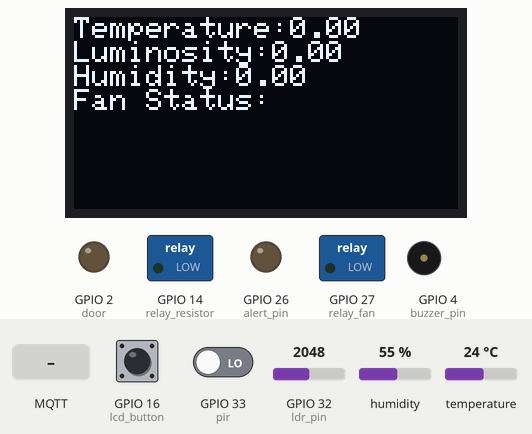
This sketch was run on a simulated ESP32. On the bench: 128×64 one-colour display, switched loads named in the sketch (green lamp = pin HIGH), output pins drawn as LEDs (lit = HIGH), buzzer (waves = sounding). Dashed ring = blinking. The inputs (shaded band) are chosen by the test bench; at power-on: GPIO 33 (pir) LOW, GPIO 32 (ldr_pin) = 2048, GPIO 16 (lcd_button) HIGH, humidity 55 %, temperature 24 °C. WiFi joins after 1.5 s; servers stay silent unless stated; the display library's start-up logo is not drawn; no MQTT or app messages arrive unless stated; what the sketch prints to the serial monitor is not drawn.

Above: at 12.0 s.
12.1 s: GPIO 33 (pir) driven HIGH
At 15.8 s:
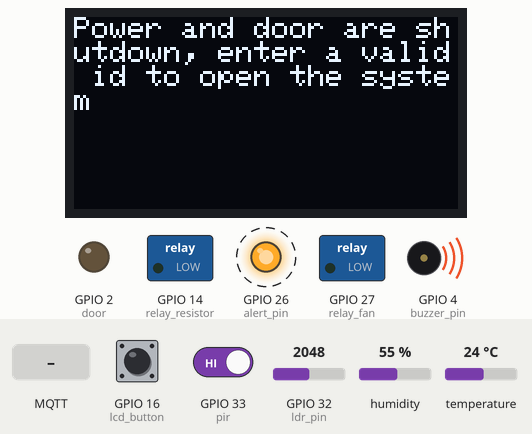
16.1 s: MQTT message "power" arrives on the first subscribed topic
At 19.8 s:
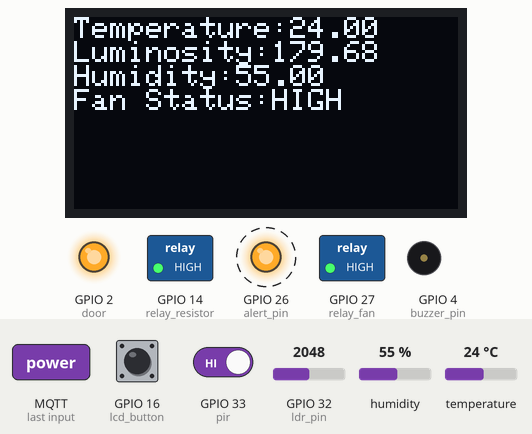
20.1 s: MQTT message "t_treshold" arrives on the first subscribed topic
At 23.9 s:
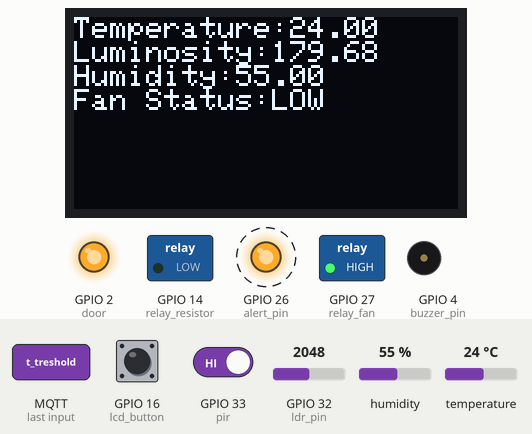
24.1 s: GPIO 32 (ldr_pin) set to 0
At 27.9 s:
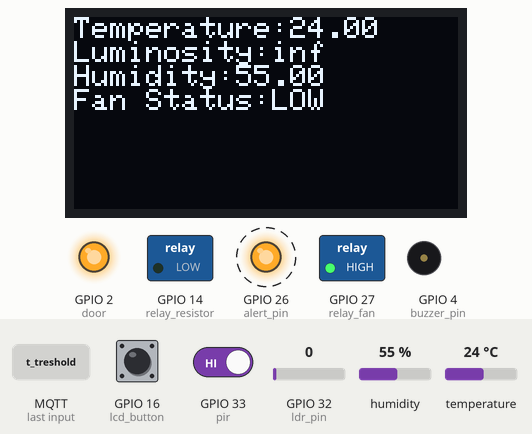
28.1 s: GPIO 32 (ldr_pin) set to 4095
At 32.0 s:
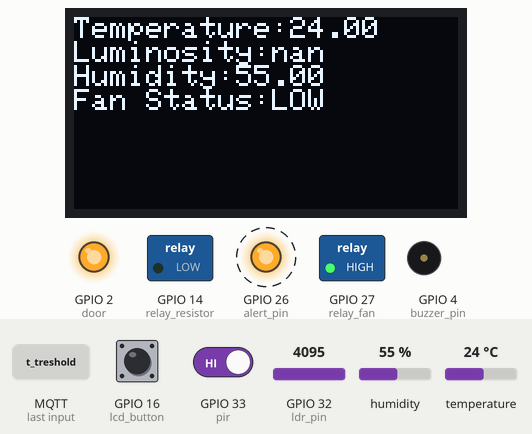
32.1 s: MQTT message "637" arrives on the first subscribed topic
At 36.8 s:
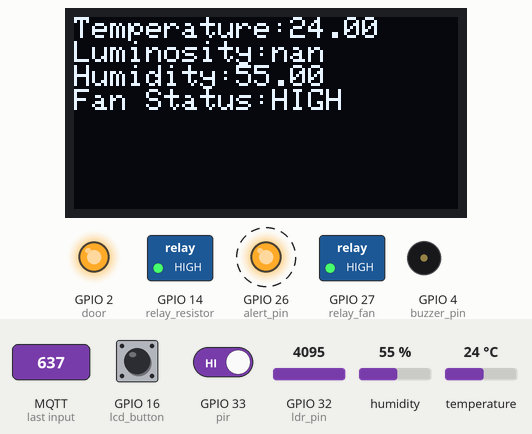
Timing chart, 0 to 37.1 s (numbered marks = the images above; inputs shaded):
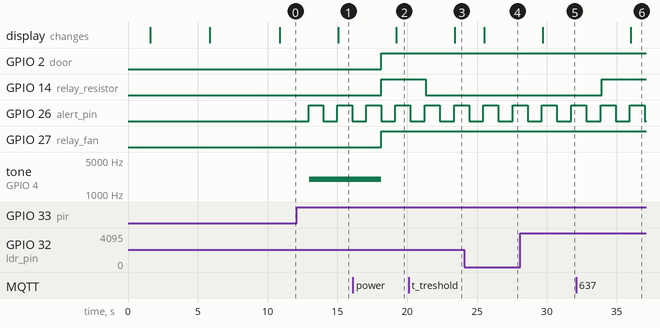

Measured:
- after the input at 12.1 s, GPIO 26 (alert_pin): alternates HIGH for 1.1 s and LOW for 1.0 s, starting after 0.83 s; tone on GPIO 4 (buzzer_pin): silent → 2000 Hz after 0.88 s; the display: changes after 2.9 s (image 1)
- after the input at 16.1 s, GPIO 2 (door), GPIO 14 (relay_resistor), GPIO 27 (relay_fan): LOW → HIGH after 2.0 s; tone on GPIO 4 (buzzer_pin): 2000 Hz → silent after 2.0 s; the display: changes after 3.1 s (image 2)
- after the input at 20.1 s, GPIO 14 (relay_resistor): HIGH → LOW after 1.2 s; the display: changes after 3.3 s (image 3)
- after the input at 24.1 s, the display: changes after 1.4 s (image 4)
- after the input at 28.1 s, the display: changes after 1.6 s (image 5)
- after the input at 32.1 s, GPIO 14 (relay_resistor): LOW → HIGH after 1.8 s; the display: changes after 3.9 s (image 6)

The sketch:

ESP32_CODE.ino
```cpp
#include "Arduino.h"
#include "DHTesp.h"
#include <SD.h>
#include <Adafruit_GFX.h>
#include <Adafruit_SH110X.h>
#include <Wire.h>
#include <SPI.h>
#include <MFRC522.h>
#include <WiFi.h>
#include <PubSubClient.h>
#define SPI_SPEED SD_SCK_MHZ(4)
#define SS_PIN 5
#define RST_PIN 9
File root;
DHTesp dhtSensor;
File myFile;
Adafruit_SH1107 display = Adafruit_SH1107(64, 128, &Wire);
MFRC522 rfid(SS_PIN, RST_PIN); // Instance of the class
WiFiClient espClient;
PubSubClient client(espClient);
//RC522-SPI
//SDA-GPIO5
//MISO-GPIO19
//MOSI-GPIO23
//SCK-GPIO18
//RST-EN-Pin9


byte nuidPICC[4];
unsigned long int code1 = 0;

//char filename[] = "/filename.CSV";
//const int chipSelect = 5;
const char *subscription = "t_treshold";
const int DHT_PIN = 15;
const int door = 2;
const int buzzer_pin=4;
const int relay_fan = 27;
const int relay_resistor = 14;
const int pir = 33;
const int alert_pin = 26;
const int lcd_button=16;
const int inc_button=17;
const int dec_button=35;
const int ldr_pin=32;
float temp=0;
float hum=0;
float voltage ;
float resistance;
float lux;
byte *buffer;
byte bufferSize;
int detection_var = 0;
int pirState = LOW;
int rfid_var = LOW;
int display_state = 0;
int display_mode = 0;
int lastMillis = 0;
int lastMillis_2 = 0;
int lastMillis_3 = 0;
int lastMillis_4 = 0;
int lastMillis_5 = 0;
int lastMillis_6= 0;
int lastMillis_7 = 0;
int lastMillis_8= 0;
int lastMillis_9= 0;
int lastMillis_10= 0;
int time_sent=0;
int time_received=0;
int latency=0;
volatile float temp_threshold=25;
float hum_threshold=70;
long sum;
const int freq = 2000;
const int ledChannel = 0;
const int resolution = 8;
const char* ssid = "NOS-1DA6";
const char* password = "2MHPTZ46";
//const char* user ="DTSD";
//const char* pass="Rafaeljff123";
const char* user ="DTSD";
const char* pass="Rafaeljff123";
const char* mqtt_server = "192.168.1.7";
String system_status="OFF";
//char filename[] = "/filename.CSV";
bool validate;
bool detection;
int flag_entrada=1;
String fan_state;


void setup() {
  Serial.begin(115200);
  ledcSetup(ledChannel, freq, resolution);
  ledcAttachPin(buzzer_pin, ledChannel);
  dhtSensor.setup(DHT_PIN, DHTesp::DHT22);
  pinMode(pir, INPUT);
  pinMode(ldr_pin, INPUT);
  pinMode(lcd_button, INPUT_PULLUP);
  pinMode(inc_button, INPUT_PULLUP);
  pinMode(dec_button, INPUT_PULLUP);
  pinMode(alert_pin, OUTPUT);
  pinMode(buzzer_pin, OUTPUT);
  pinMode(relay_fan, OUTPUT);
  pinMode(door, OUTPUT);
  pinMode(relay_resistor, OUTPUT);
  //Serial.print("Initializing SD card...");
/*
if (SD.begin(5)) {

	Serial.println("SD card pronto para ser usado.");
  }

 if (!SD.begin(chipSelect)) {
    Serial.println("Card failed, or not present");

  }*/
  Wire.begin();
  SPI.begin(); // Init SPI bus
  rfid.PCD_Init(); // Init MFRC522
  WiFi.begin(ssid, password);
  while (WiFi.status() != WL_CONNECTED) {
        delay(500);
        Serial.println("Still not connected to wifi");
      }
    client.setServer(mqtt_server,1883);
  //File_write();

  for(int i =0; i<8; i++) {
  display.begin(0x3C, true); // Address 0x3C default
  delay(250);
  }
  display.display();

  delay(2000);
// Address 0x3C default

   Serial.println("OLED begun");

   display.clearDisplay();
   display.setRotation(1);
   display.setTextSize(1);
    display.setTextColor(SH110X_WHITE);
    display.setCursor(0,0);
   display.print("Welcome to energy management system!");
   //display_show();
   display.display(); // actually display all of the above
delay(5000);
display.clearDisplay();
client.subscribe(subscription);
client.setCallback(callback);
}

void loop() {

if(millis() - lastMillis_3> 1000){
	pir_sensor();
	display_show();
	security();
	publish_on_mqtt();
	lastMillis_3 = millis();
}}

/*
if(strcmp(subscription,"t_treshold")==0)
	subscription="t_system";
else
	subscription="t_treshold";
}*/
void LDR() {
  int analogValue = analogRead(ldr_pin);
 float voltage = analogValue / 4090. * 3.3;
 float resistance = 2000 * voltage / (1 - voltage / 3.3);
  lux = pow(50 * 1e3 * pow(10, 0.7) / resistance, (1 / 0.7));
  Serial.print("LUX:");
  Serial.println(analogValue);
}

void display_show() {
	change_lcd();
if (display_state==0){

	if(millis() - lastMillis_6> 2000){


display.clearDisplay();
if (display_mode==1){
display.setTextSize(1);
display.setTextColor(SH110X_WHITE);
display.setCursor(0, 0);
display.print("Temperature:");
display.println((String)temp);
display.print("Luminosity:");
display.println(lux);
display.print("Humidity:");
display.println(hum);
display.print("Fan Status:");
display.println(fan_state);

display.display();
}
else
{
	display.setTextSize(1);
	display.setTextColor(SH110X_WHITE);
	display.setCursor(0, 0);
	display.print("User:");
	display.println((String)sum);
	display.print("Treshold temperature:");
	display.println(temp_threshold);
	display.print("Latency of mqtt:");
	display.println(latency);
	display.print("ms");
	display.display();

}


lastMillis_6 = millis();
}

}else if (display_state==1){

if(millis() - lastMillis_6> 2000){
display.clearDisplay();
display.setTextSize(1);
display.setTextColor(SH110X_WHITE);
display.setCursor(0, 0);
display.print("Power and door are shutdown, enter a valid id to open the system");
display.display();
lastMillis_6 = millis();
		}
}
}
void pir_sensor() {

  detection_var = digitalRead(pir);  // read input value
  if (detection_var == HIGH) {            // check if the input is HIGH
    digitalWrite(alert_pin, HIGH);  // turn LED ON
    if (pirState == LOW) {
      // we have just turned on
      Serial.println("Motion detected!");
      // We only want to print on the output change, not state
      rc522(rfid.uid.uidByte,rfid.uid.size);//le se o cartao e valido
      pirState = HIGH;

  } else {
    digitalWrite(alert_pin, LOW); // turn LED OFF
    if (pirState == HIGH) {
      // we have just turned of
      Serial.println("Motion ended!");
      // We only want to print on the output change, not state
      pirState = LOW;
    }
  }

  }
}


void rc522(byte *buffer, byte bufferSize){


 if ( rfid.PICC_IsNewCardPresent() and rfid.PICC_ReadCardSerial()){
	 int id[bufferSize];

 // Repeat anti collision loop
 //Verifica se existe colisão entre leituras, entra num loop de verificação de anti colosão


 //Serial.print(F("PICC type: "));
 MFRC522::PICC_Type piccType = rfid.PICC_GetType(rfid.uid.sak);
 //Serial.println(rfid.PICC_GetTypeName(piccType));

 // Deteta o tipo de tag que é lida
 //Caso não seja destes tipos não é da marca MIFARE
 if (piccType != MFRC522::PICC_TYPE_MIFARE_MINI &&
     piccType != MFRC522::PICC_TYPE_MIFARE_1K &&
     piccType != MFRC522::PICC_TYPE_MIFARE_4K) {
   Serial.println(F("Not MIFARE Classic tag type."));
   return;
 }

 // Conversão dos bytes lidos para um array
 for (byte i = 0; i < 4; i++) {
   nuidPICC[i] = rfid.uid.uidByte[i];

 }

 code1 = ( buffer[0]) + ( buffer[1] << 8) + ( buffer[2] << 16) + (buffer[3] << 24);

 id[3] = code1 >> 24;
 id[2] = code1 >> 16 & 0x00FF;
 id[1] = code1 >> 8 & 0x0000FF;
 id[0] = code1 & 0x000000FF;

sum= id[0] + id[1] +id[2] + id[3];

 Serial.print("USER IDENTIFIED WITH ID:");
Serial.println(String(sum));
if (sum==637){

	if (flag_entrada==0){
		validate=true;
		flag_entrada=1;
	}
	else{
		validate=false;
		flag_entrada=0;
	}

}

}
}
void buzzer(){

	if (millis() - lastMillis_5 > 250){
		ledcAttachPin(buzzer_pin, ledChannel);
ledcWrite(ledChannel,50);
lastMillis_5=millis();
}}


  void relay_activation(){
	  if (millis() - lastMillis_7 > 250){
  if (temp> temp_threshold){

      digitalWrite(relay_fan, HIGH);  // turn LED ON
      digitalWrite(relay_resistor, LOW);  // turn LED ON
      fan_state="LOW";

  }
  else if(temp< temp_threshold){

    digitalWrite(relay_fan, HIGH);  // turn LED ON
      digitalWrite(relay_resistor, HIGH);  // turn LED ON
      fan_state="HIGH";

  }
  lastMillis_7=millis();
  }
  }

  /*void File_creation() {

    //Check file name exist?
	    myFile = SD.open(filename);
    if (!myFile) {

        myFile = SD.open(filename, FILE_WRITE);
    if (myFile) {
      myFile.println("New file created");

      myFile.close();
      Serial.println("done.");
    } else {
      // if the file didn't open, print an error:
      Serial.println("error opening test.txt");
    }
  }
    else
    File_read();
  }


  void File_read() {
	  myFile = SD.open(filename);
    if (myFile) {
      Serial.println("taglist.txt:");

      // read from the file until there's nothing else in it:
      while (myFile.available()) {
        Serial.write(myFile.read());
      }


      // close the file:
      myFile.close();
    } else {
      // if the file didn't open, print an error:
      Serial.println("error opening test.txt");
    }
  }
  void File_write() {
    String last_reading;
    int file_counter = 0;
    int pos_reg;
    myFile = SD.open(filename);

    if (myFile) {

      while (myFile.available()) {

        last_reading = myFile.readStringUntil(','); // para ler x

        if (last_reading.length() != 0) {
          pos_reg = myFile.position();

        } else
          pos_reg = 0;

        file_counter++;

      }
      myFile.close();

      myFile = SD.open(filename, FILE_WRITE);

      if (myFile) {
        if (myFile.seek(pos_reg)) {
          //myFile.println('\n');
          myFile.println("{");
          myFile.print("temperatura");
          myFile.print(":");
          myFile.print(temp);
          myFile.print(",");
          myFile.print("humidade");
          myFile.print(":");
          myFile.print(hum);
          myFile.print(",");
          myFile.print("luminosidade");
          myFile.print(":");
          myFile.print(lux);
          myFile.print("}");

          myFile.close();

        }
      }

    }
  }
*/
void information_show(){
	 Serial.println("Utilizador: " + String(sum));
	  Serial.println("temperature: " + String(temp, 2) + "°C");
	  Serial.println("humidity: " + String(hum, 1) + "%");
	  Serial.println("luminosiy: " + String(lux, 1) + "Lux");
	  Serial.println("Temperature fan:"+String(fan_state));
Serial.println("Time of delay on data transmission-reception:"+String(latency)+"ms");

	Serial.println("---");
	  //Serial.println("State of Fan: " + (bool)analogRead(relay_fan));
	 // Serial.println("State of Heating resistor: " + (bool)analogRead(relay_resistor));
}

void information_system_close(){
	 Serial.println("Door is close, so the system is off!");
	  Serial.println("Insert your RFID card to enter the door");

}


void security(){

	 if (validate== true){
	 if (detection_var== 1){
		system_start();
		digitalWrite(door, HIGH);
		display_state=0;
	}}

	else if (validate== false){
	if(detection_var== 1){

	digitalWrite(door, LOW);
	information_system_close();
	display_state=1;
	buzzer();
	system_status="OFF";
}}

}

void change_lcd(){
	int mode=digitalRead(lcd_button);
	if(mode==1){
if (millis() - lastMillis_8 > 250){
if(mode==1){
display_mode=1;

}

lastMillis_8=millis();

}}
	else
	display_mode=0;

}

/*
void change_threshold(){

	int dec_t=digitalRead(dec_button);
	int inc_t=digitalRead(inc_button);


if (dec_t==0){
if (temp_threshold>15)
temp_threshold--;
}

if (inc_t==0){
if (temp_threshold<30)
temp_threshold++;
}
}
*/
void system_start(){

TempAndHumidity  data = dhtSensor.getTempAndHumidity();
temp=data.temperature;
hum=data.humidity;
LDR();
relay_activation();
information_show();
ledcDetachPin(buzzer_pin);
//change_threshold();
system_status="ON";
}


void publish_on_mqtt(){
int counter=1;
	reconnect();
	char char_temperature[5];
	char char_humidity[5];
	char char_lux[5];
	char char_rfid[5];
	char door_state[4];
	char c_fan_state[5];
	char latency_packets[5];
	String s_door;
	String S_t;
	String S_h;
	String S_l;
	String S_rfid;
String lat;
	S_rfid=String(sum);
	S_t=String(temp,5);
	S_h=String(hum,5);
	S_l =String(lux,5);
	s_door=system_status;
	lat=String(latency,2);
	S_t.toCharArray(char_temperature,5);
	S_h.toCharArray(char_humidity,5);
	S_l.toCharArray(char_lux,5);
	S_rfid.toCharArray(char_rfid, 5);
	s_door.toCharArray(door_state, 6);
	lat.toCharArray(latency_packets, 5);
	fan_state.toCharArray(c_fan_state,6);
	client.publish("t_temp",char_temperature);
	client.publish("t_hum",char_humidity);
	client.publish("t_lum",char_lux);
	client.publish("t_rfid",char_rfid);
	client.publish("t_door",door_state);
	client.publish("fan_state",c_fan_state);
	client.publish("latency",latency_packets);
	time_sent=millis();
//client.subscribe(subscription);
client.loop(); // Call the loop to maintain connection to the server.

}
void reconnect() {

	while (!client.connected()) {
		Serial.print("Attempting MQTT connection...");
		client.subscribe(subscription);
		if (client.connect("user_esp32",user,pass)) {

			Serial.println("connected");
			client.subscribe(subscription);
		} else {
			client.subscribe(subscription);
			Serial.print("failed, rc=");
			Serial.print(client.state());

		}
	}
}
void callback(char* topic, byte* payload, unsigned int length) {
	Serial.println("*************************************************************************");
Serial.print(topic);

time_received=millis();
latency=time_received-time_sent;
time_received=0;
time_sent=0;
if (strcmp(topic,"t_treshold")==0) {


	String message;
  for (int i=0;i<length;i++) {
    Serial.print((char)payload[i]);
    message=message+ (char)payload[i];
  }
  char i[6];
  message.toCharArray(i,6);
  Serial.println("eeeeeeeeeeeeeeeeee"+message);

  if((strcmp(i,"power")==0)){
	  Serial.println("ddddddddddddddddddddddddddddddd");
	  if(validate==true)
		  validate=false;
	  else
		  validate=true;
  }else{
  temp_threshold=message.toFloat();
  Serial.println("Temperature treshold changed to:");
  Serial.println(message)
		  ;}}
/*
else if(strcmp(topic,"t_system")==0){

	validate=bool(payload);
/*
	char message[10];
  for (int i=0;i<length;i++) {
    Serial.print((char)payload[i]);
    message[i]=message[i-1]+ (char)payload[i];
  }
	if(strcmp(message,"on")==0)
	validate=1;
	else
	validate=0;
*/


}
```
